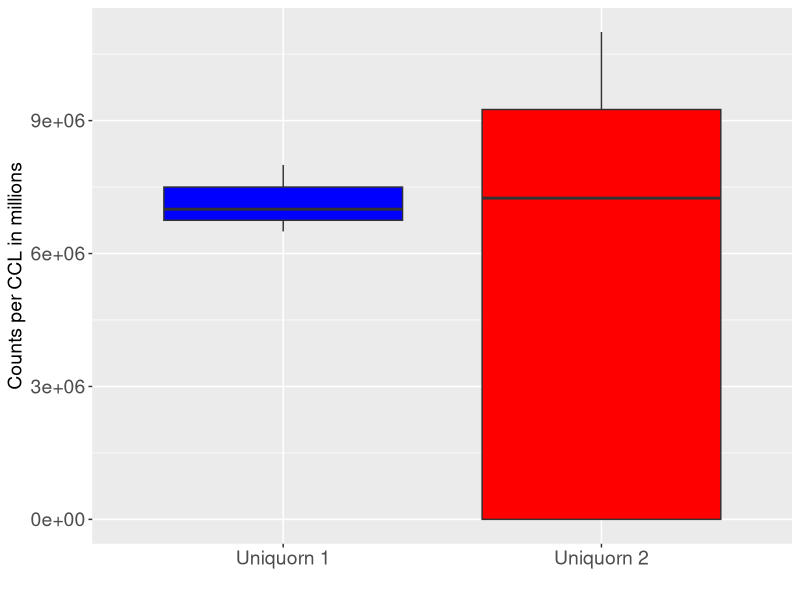

Reproduce this figure in R.
library("ggplot2")

uniquorn_1 = c(8*10^6,7*10^6,6.5*10^6)
uniquorn_2 = c(49, 151, 100, 6.5*10^6,8*10^6,9*10^6,11*10^6,10*10^6)

data_mat_count = data.frame(
  "Dataset" = as.factor(c(
    rep("Uniquorn 1",length(uniquorn_1)),
    rep("Uniquorn 2",length(uniquorn_2))
  )),
  "Counts" = c(
    uniquorn_1,
    uniquorn_2
  )
)


data_mat = data.frame(
  "Dataset" = c(
    rep("Uniquorn 1",1),
    rep("Uniquorn 2",1)
  ),
  "Mean" = c(
    mean(uniquorn_1),
    mean(uniquorn_2)
  ),
  "SD" = c(
    sd(uniquorn_1),
    sd(uniquorn_2)
  )
)

p = ggplot( 
  data = data_mat_count,
  aes( 
    x = Dataset,
    y = Counts,
    fill = Dataset
  )
)
p = p + geom_boxplot()
p = p + xlab("") + ylab("Counts per CCL in millions") + theme(legend.position = "top")
p = p + scale_fill_manual(values = c("blue","red"))
p = p + theme(legend.position="none",axis.text=element_text(size=14),axis.title=element_text(size=14))+ theme(legend.text=element_text(size=13),legend.title=element_text(size=13))
p
